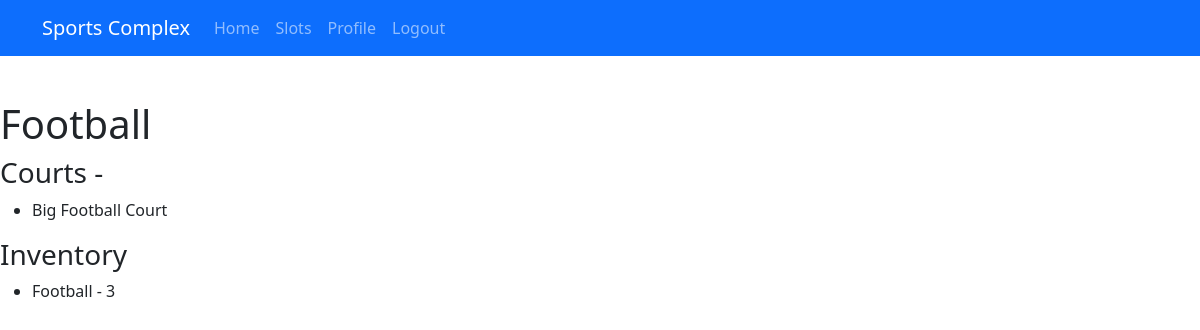
/sport/1/ (signed in), run on the app's committed database.
### Sports/models.py (models this page shows, shortened)
class Sport(models.Model):
    name = models.CharField(max_length=100)

class Court(models.Model):
    name = models.CharField(max_length=100)
    sport = models.ForeignKey(Sport, on_delete=models.CASCADE)

class Inventory(models.Model):
    name = models.CharField(max_length=100)
    quantity = models.IntegerField(default=0)
    sport = models.ForeignKey(Sport, on_delete=models.CASCADE)

### Sports/views.py (the view)
# urls.py: path('sport/<int:id>/', sport_views.sportsDetailView, name='sport-detail'),
@login_required
def sportsDetailView(request, id):
    sport = Sport.objects.get(id=id)
    context = {'sport': sport, 'courts': Court.objects.filter(sport=sport), 'inventories': Inventory.objects.filter(sport=sport)
               }
    return render(request, 'Sports/sport_detail.html', context)

### Users/templatetags/extras.py (called while the page is built)
@register.filter(name='is_group')
def is_group(user, group_name):
    try:
        group = Group.objects.get(name=group_name)
        return group in user.groups.all()
    except Group.DoesNotExist:
        return False

### Sports/templates/Sports/sport_detail.html
{% extends 'Users/base.html' %} {% block content %}
<h1>{{sport.name}}</h1>
<h3>Courts -</h3>
<ul>
  {% for court in courts %}
  <li>{{court.name}}</li>
  {% endfor %}
</ul>
<h3>Inventory</h3>
<ul>
  {% for inventory in inventories %}
  <li>{{inventory.name}} - {{inventory.quantity}}</li>
  {% endfor %}
</ul>
{% endblock content %}

### data on the page
Sport: name "Football"
Court: name "Big Football Court"
Inventory: name "Football", quantity "3"
